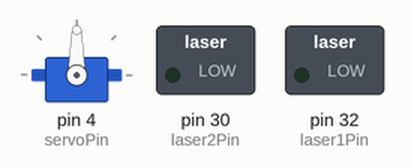
A sketch run on a simulated Arduino Mega 2560, built with avr-gcc and run on an emulated ATmega2560. Shown: servo, switched loads named in the sketch (green lamp = pin HIGH). Random numbers use the default seed unless the sketch sets one.

Above: at 0.1 s.
At 3.1 s:
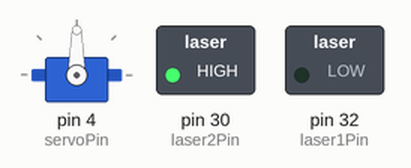
At 8.1 s:
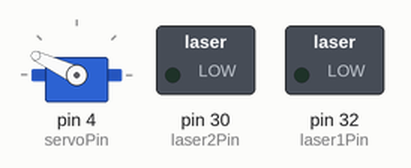
At 16.1 s:
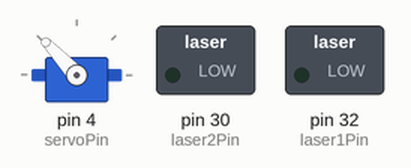
At 27.1 s:
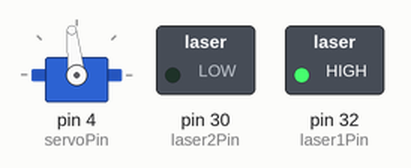
At 35.1 s:
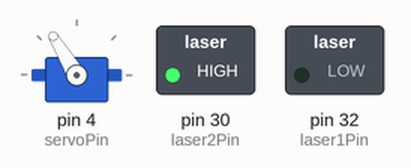
Timing chart, 0 to 36.6 s (numbered marks = the images above):
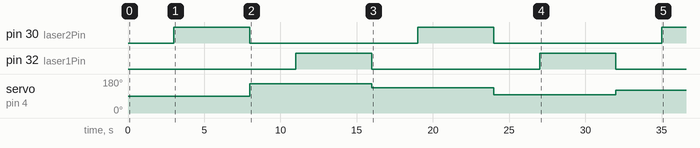

Measured:
- by itself, pin 30 (laser2Pin), pin 32 (laser1Pin): alternates HIGH for 5.0 s and LOW for 11.0 s
- by itself, servo on pin 4 (servoPin): 90° → 155° at 8.0 s, → 133° 8.0 s later, → 96° 8.0 s later, → 121° 8.0 s later

The sketch:

LaserAlgo.ino
```cpp
#include <Servo.h>
#define servoPin 4
#define laser1Pin 32
#define laser2Pin 30

#define LASER_PERIOD 8000 // includes laser off time
#define LASER_OFF_TIME 3000 //

Servo testServo;

void moveLaser() {
  static unsigned long lastRun = millis();
  static unsigned long laserOn = millis() + LASER_OFF_TIME;
  static bool whichLaser;
  if (millis() >= laserOn) {
    if (whichLaser) digitalWrite(laser1Pin, HIGH);
    else digitalWrite(laser2Pin, HIGH);
  }
  if (millis() - lastRun < LASER_PERIOD) return;
  lastRun = millis();
  laserOn = millis() + LASER_OFF_TIME;
  digitalWrite(laser1Pin, LOW);
  digitalWrite(laser2Pin, LOW);
  whichLaser = !whichLaser;
  int angle = random(181);
  testServo.write(angle);
}

void setup() {
  // put your setup code here, to run once:
  pinMode(laser1Pin, OUTPUT);
  pinMode(laser2Pin, OUTPUT);
  testServo.attach(servoPin);
  Serial.begin(9060);
}

void loop() {
  // put your main code here, to run repeatedly:
  moveLaser();
}
```
